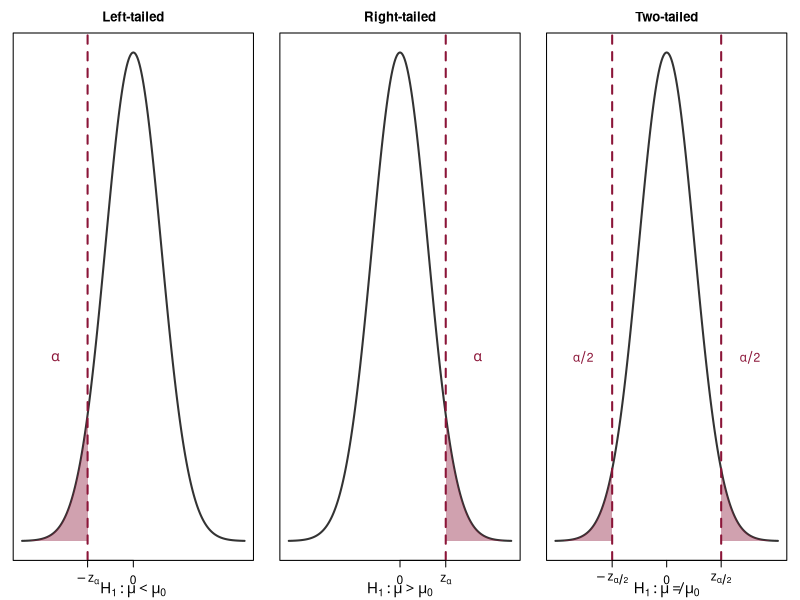
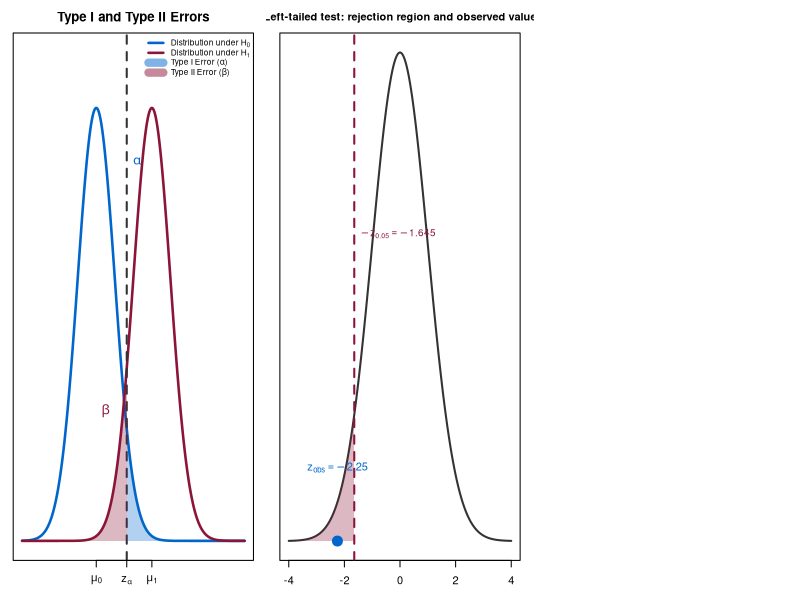
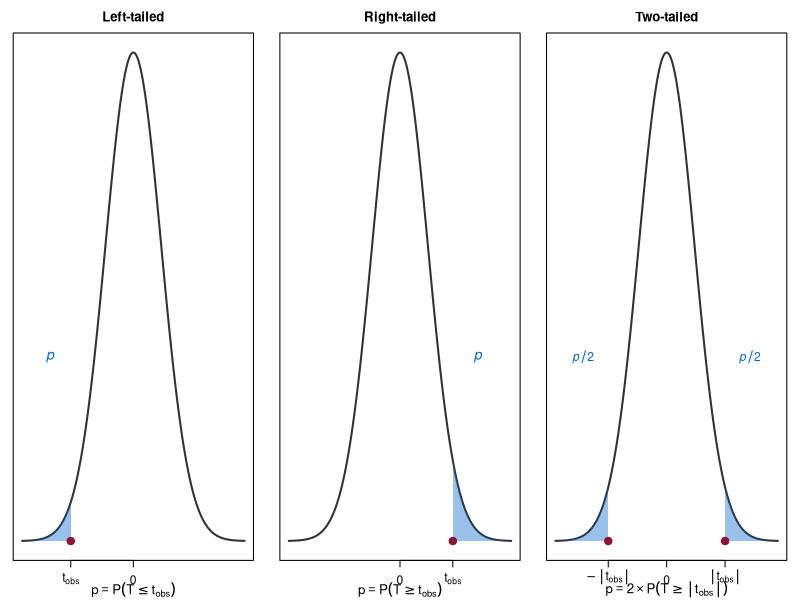

These charts were generated, in order, by the following R code:
## ---- chunk 1
library(ggplot2)
library(dplyr)

# ISCAL colors
iscal_burgundy <- "#8B1538"
iscal_dark_burgundy <- "#6B1028"
iscal_blue <- "#0066CC"
iscal_accent <- "#D4AF37"
iscal_dark_gray <- "#333333"
iscal_light_gray <- "#F5F5F5"
## ---- chunk 2
#| echo: false
#| fig-width: 10
#| fig-height: 3.5
#| fig-align: center

par(mfrow = c(1, 3), mar = c(3, 1, 2.5, 1))

# Left-tailed
x <- seq(-4, 4, length = 300)
y <- dnorm(x)

plot(x, y, type = "l", lwd = 2, main = "Left-tailed", 
     xlab = "", ylab = "", yaxt = "n", xaxt = "n",
     col = iscal_dark_gray, cex.main = 1.2)
x_fill <- seq(-4, qnorm(0.05), length = 100)
polygon(c(x_fill, rev(x_fill)), c(dnorm(x_fill), rep(0, 100)),
        col = adjustcolor(iscal_burgundy, alpha = 0.4), border = NA)
abline(v = qnorm(0.05), lty = 2, col = iscal_burgundy, lwd = 2)
axis(1, at = c(qnorm(0.05), 0), labels = c(expression(-z[alpha]), "0"), cex.axis = 1.1)
text(-2.8, 0.15, expression(alpha), cex = 1.3, col = iscal_burgundy)
mtext(expression(H[1]: mu < mu[0]), side = 1, line = 2, cex = 0.9)

# Right-tailed
plot(x, y, type = "l", lwd = 2, main = "Right-tailed", 
     xlab = "", ylab = "", yaxt = "n", xaxt = "n",
     col = iscal_dark_gray, cex.main = 1.2)
x_fill <- seq(qnorm(0.95), 4, length = 100)
polygon(c(x_fill, rev(x_fill)), c(dnorm(x_fill), rep(0, 100)),
        col = adjustcolor(iscal_burgundy, alpha = 0.4), border = NA)
abline(v = qnorm(0.95), lty = 2, col = iscal_burgundy, lwd = 2)
axis(1, at = c(0, qnorm(0.95)), labels = c("0", expression(z[alpha])), cex.axis = 1.1)
text(2.8, 0.15, expression(alpha), cex = 1.3, col = iscal_burgundy)
mtext(expression(H[1]: mu > mu[0]), side = 1, line = 2, cex = 0.9)

# Two-tailed
plot(x, y, type = "l", lwd = 2, main = "Two-tailed", 
     xlab = "", ylab = "", yaxt = "n", xaxt = "n",
     col = iscal_dark_gray, cex.main = 1.2)
x_left <- seq(-4, qnorm(0.025), length = 100)
x_right <- seq(qnorm(0.975), 4, length = 100)
polygon(c(x_left, rev(x_left)), c(dnorm(x_left), rep(0, 100)),
        col = adjustcolor(iscal_burgundy, alpha = 0.4), border = NA)
polygon(c(x_right, rev(x_right)), c(dnorm(x_right), rep(0, 100)),
        col = adjustcolor(iscal_burgundy, alpha = 0.4), border = NA)
abline(v = c(qnorm(0.025), qnorm(0.975)), lty = 2, col = iscal_burgundy, lwd = 2)
axis(1, at = c(qnorm(0.025), 0, qnorm(0.975)), 
     labels = c(expression(-z[alpha/2]), "0", expression(z[alpha/2])), cex.axis = 1.1)
text(-3, 0.15, expression(alpha/2), cex = 1.1, col = iscal_burgundy)
text(3, 0.15, expression(alpha/2), cex = 1.1, col = iscal_burgundy)
mtext(expression(H[1]: mu != mu[0]), side = 1, line = 2, cex = 0.9)
## ---- chunk 3
#| echo: false
#| fig-width: 8
#| fig-height: 3.5
#| fig-align: center

x <- seq(-4, 8, length = 500)
y0 <- dnorm(x, mean = 0, sd = 1)
y1 <- dnorm(x, mean = 3, sd = 1)

plot(x, y0, type = "l", lwd = 2.5, col = iscal_blue,
     xlab = "", ylab = "", yaxt = "n", xaxt = "n",
     main = "Type I and Type II Errors",
     xlim = c(-4, 8), ylim = c(0, 0.45),
     cex.main = 1.2)
lines(x, y1, lwd = 2.5, col = iscal_burgundy)

# Critical value
cv <- qnorm(0.95)
abline(v = cv, lty = 2, lwd = 2, col = iscal_dark_gray)

# Alpha region (Type I)
x_alpha <- seq(cv, 8, length = 200)
polygon(c(x_alpha, rev(x_alpha)), c(dnorm(x_alpha, 0, 1), rep(0, 200)),
        col = adjustcolor(iscal_blue, alpha = 0.3), border = NA)

# Beta region (Type II)
x_beta <- seq(-4, cv, length = 200)
polygon(c(x_beta, rev(x_beta)), c(dnorm(x_beta, 3, 1), rep(0, 200)),
        col = adjustcolor(iscal_burgundy, alpha = 0.3), border = NA)

legend("topright", legend = c(expression("Distribution under " * H[0]),
                               expression("Distribution under " * H[1]),
                               expression("Type I Error (" * alpha * ")"),
                               expression("Type II Error (" * beta * ")")),
       col = c(iscal_blue, iscal_burgundy, 
               adjustcolor(iscal_blue, alpha = 0.5), 
               adjustcolor(iscal_burgundy, alpha = 0.5)),
       lwd = c(2.5, 2.5, 8, 8), cex = 0.75, bty = "n")

axis(1, at = c(0, cv, 3), labels = c(expression(mu[0]), expression(z[alpha]), expression(mu[1])))
text(2.2, 0.35, expression(alpha), col = iscal_blue, cex = 1.2)
text(0.5, 0.12, expression(beta), col = iscal_burgundy, cex = 1.2)
## ---- chunk 4
#| echo: false
#| fig-width: 8
#| fig-height: 3
#| fig-align: center

x <- seq(-4, 4, length = 300)
y <- dnorm(x)

plot(x, y, type = "l", lwd = 2, col = iscal_dark_gray,
     xlab = "", ylab = "", yaxt = "n",
     main = "Left-tailed test: rejection region and observed value",
     cex.main = 1)
x_fill <- seq(-4, qnorm(0.05), length = 100)
polygon(c(x_fill, rev(x_fill)), c(dnorm(x_fill), rep(0, 100)),
        col = adjustcolor(iscal_burgundy, alpha = 0.3), border = NA)
abline(v = qnorm(0.05), lty = 2, col = iscal_burgundy, lwd = 2)
points(-2.25, 0, pch = 19, col = iscal_blue, cex = 2)
text(-2.25, 0.06, expression(z[obs] == -2.25), col = iscal_blue, cex = 1)
text(qnorm(0.05), 0.25, expression(-z[0.05] == -1.645), col = iscal_burgundy, cex = 0.9, pos = 4)
## ---- chunk 5
#| echo: false
#| fig-width: 10
#| fig-height: 3.5
#| fig-align: center

par(mfrow = c(1, 3), mar = c(3, 1, 2.5, 1))

x <- seq(-4, 4, length = 300)
y <- dnorm(x)

# Left-tailed p-value
t_obs_left <- -2.25
plot(x, y, type = "l", lwd = 2, main = "Left-tailed", 
     xlab = "", ylab = "", yaxt = "n", xaxt = "n",
     col = iscal_dark_gray, cex.main = 1.2)
x_fill <- seq(-4, t_obs_left, length = 100)
polygon(c(x_fill, rev(x_fill)), c(dnorm(x_fill), rep(0, 100)),
        col = adjustcolor(iscal_blue, alpha = 0.4), border = NA)
points(t_obs_left, 0, pch = 19, col = iscal_burgundy, cex = 1.5)
axis(1, at = c(t_obs_left, 0), labels = c(expression(t[obs]), "0"), cex.axis = 1.1)
text(-3, 0.15, expression(italic(p)), cex = 1.3, col = iscal_blue)
mtext(expression(p == P(T <= t[obs])), side = 1, line = 2, cex = 0.8)

# Right-tailed p-value
t_obs_right <- 1.9
plot(x, y, type = "l", lwd = 2, main = "Right-tailed", 
     xlab = "", ylab = "", yaxt = "n", xaxt = "n",
     col = iscal_dark_gray, cex.main = 1.2)
x_fill <- seq(t_obs_right, 4, length = 100)
polygon(c(x_fill, rev(x_fill)), c(dnorm(x_fill), rep(0, 100)),
        col = adjustcolor(iscal_blue, alpha = 0.4), border = NA)
points(t_obs_right, 0, pch = 19, col = iscal_burgundy, cex = 1.5)
axis(1, at = c(0, t_obs_right), labels = c("0", expression(t[obs])), cex.axis = 1.1)
text(2.8, 0.15, expression(italic(p)), cex = 1.3, col = iscal_blue)
mtext(expression(p == P(T >= t[obs])), side = 1, line = 2, cex = 0.8)

# Two-tailed p-value
t_obs_two <- 2.1
plot(x, y, type = "l", lwd = 2, main = "Two-tailed", 
     xlab = "", ylab = "", yaxt = "n", xaxt = "n",
     col = iscal_dark_gray, cex.main = 1.2)
x_left <- seq(-4, -t_obs_two, length = 100)
x_right <- seq(t_obs_two, 4, length = 100)
polygon(c(x_left, rev(x_left)), c(dnorm(x_left), rep(0, 100)),
        col = adjustcolor(iscal_blue, alpha = 0.4), border = NA)
polygon(c(x_right, rev(x_right)), c(dnorm(x_right), rep(0, 100)),
        col = adjustcolor(iscal_blue, alpha = 0.4), border = NA)
points(c(-t_obs_two, t_obs_two), c(0, 0), pch = 19, col = iscal_burgundy, cex = 1.5)
axis(1, at = c(-t_obs_two, 0, t_obs_two), 
     labels = c(expression(-group("|", t[obs], "|")), "0", expression(group("|", t[obs], "|"))),
     cex.axis = 1.1)
text(-3, 0.15, expression(italic(p)/2), cex = 1.1, col = iscal_blue)
text(3, 0.15, expression(italic(p)/2), cex = 1.1, col = iscal_blue)
mtext(expression(p == 2 %*% P(T >= group("|", t[obs], "|"))), side = 1, line = 2, cex = 0.8)
